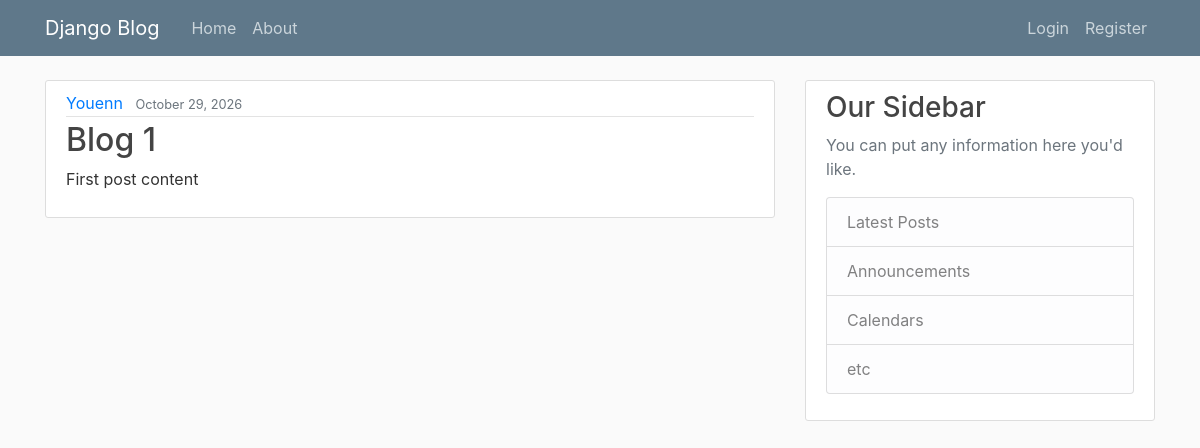
Before: / with the older database file.
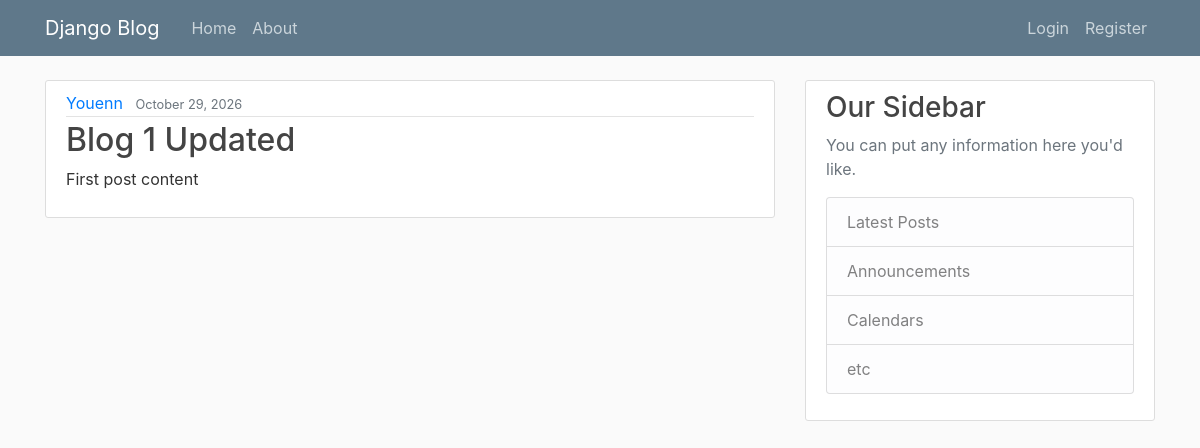
After: the same page with the newer database file.
### blog/models.py (models this page shows, shortened)
class Post(models.Model):
    title = models.CharField(max_length=100)
    content = models.TextField()
    date_posted = models.DateTimeField(default=timezone.now)
    author = models.ForeignKey(User, on_delete=models.CASCADE)

### blog/views.py (the view)
# urls.py: path('', views.home, name='blog-home'),
def home(request):
	context = {
		'posts': Post.objects.all()
	}
	return render(request, 'blog/home.html', context)

### blog/templates/blog/home.html
{% extends "blog/base.html" %}
{% block content %}
	{% for post in posts %}
		<article class="media content-section">
			<div class="media-body">
				<div class="article-metadata">
					<a class="mr-2" href="#">{{ post.author }}</a>
					<small class="text-muted">{{ post.date_posted | date:"F d, Y" }}</small>
				</div>
				<h2><a class="article-title" href="#">{{ post.title }}</a></h2>
				<p class="article-content">{{ post.content }}</p>
			</div>
		</article>
	{% endfor %}
{% endblock content %}

Changed rows visible on the page:
changed Post "First post content": title "Blog 1" → "Blog 1 Updated"
